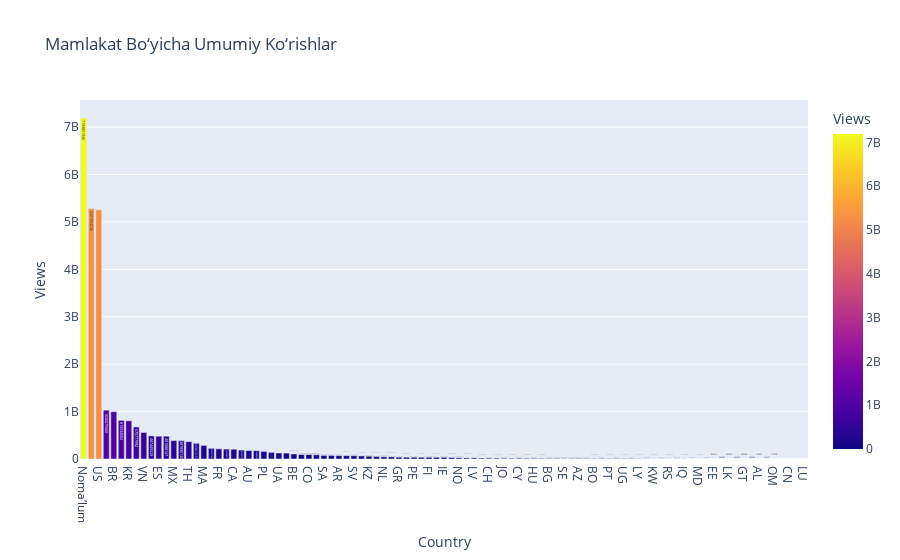

The notebook cell saved with this chart:
### Markdown cell above
# Mamlakat bo‘yicha umumiy ko‘rishlar

### Code cell
country_views = df.groupby('Country', as_index=False)['Views'].sum().sort_values('Views', ascending=False)

fig = px.bar(
    country_views,
    x='Country',
    y='Views',
    color='Views',
    title='Mamlakat Bo‘yicha Umumiy Ko‘rishlar',
    text='Views'
)
fig.show()
